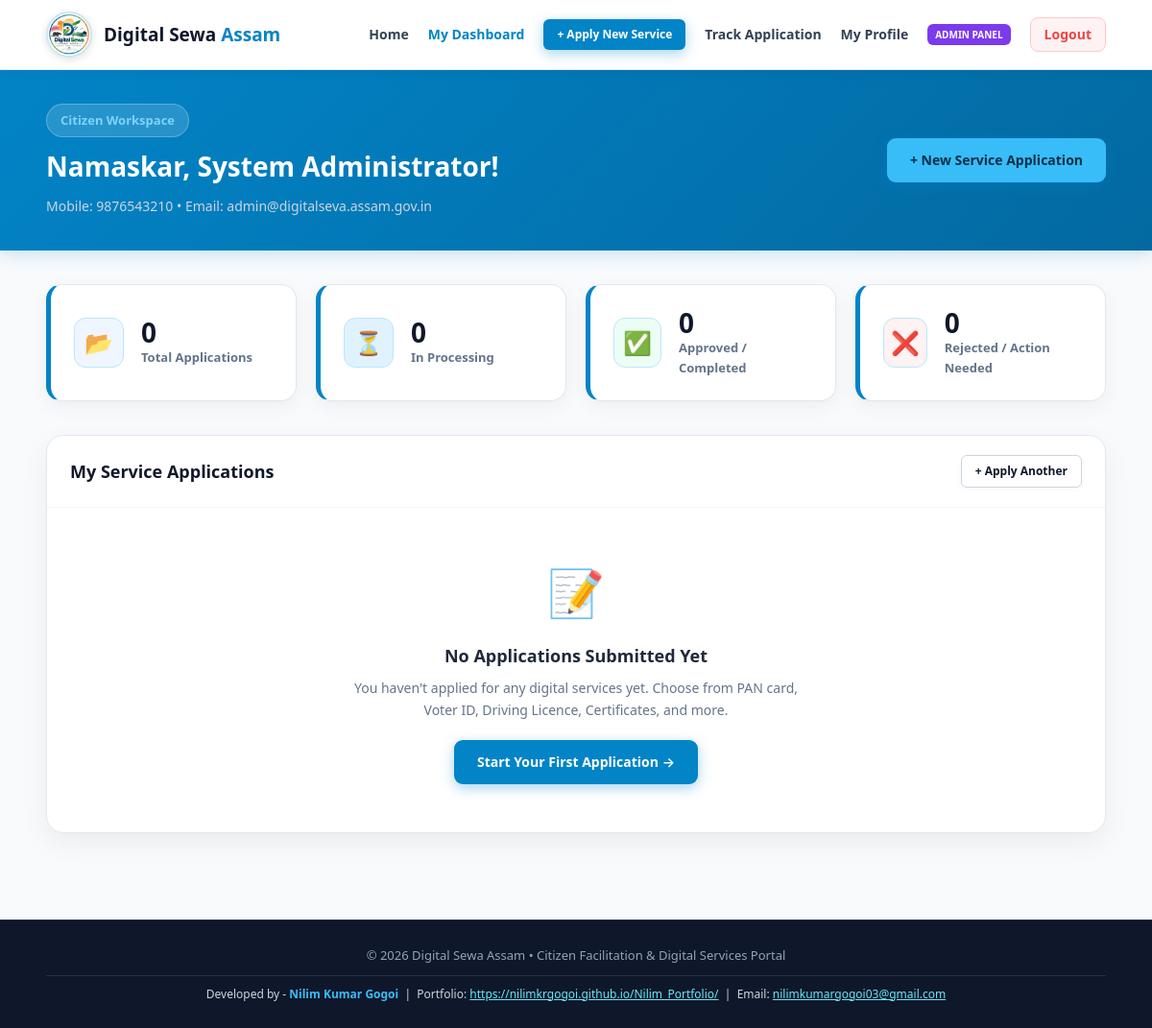
/dashboard.php (signed in), run on the app's committed database.
### tables this page shows
CREATE TABLE `users` (
  `id` INT(11) NOT NULL AUTO_INCREMENT,
  `name` VARCHAR(150) NOT NULL,
  `mobile` VARCHAR(15) NOT NULL,
  `email` VARCHAR(150) DEFAULT NULL,
  `password` VARCHAR(255) NOT NULL,
  `role` ENUM('user','admin') DEFAULT 'user',
  `status` ENUM('active','blocked') DEFAULT 'active',
  `created_at` TIMESTAMP NOT NULL DEFAULT CURRENT_TIMESTAMP,
  PRIMARY KEY (`id`),
  UNIQUE KEY `mobile` (`mobile`)
);

### dashboard.php (the view, shortened to what this page needs)
<?php
require_once __DIR__ . '/config/database.php';
$user = get_current_user_data($pdo);
$userId = $_SESSION['user_id'];
$statsQuery = $pdo->prepare("
    SELECT
        COUNT(*) as total,
        SUM(CASE WHEN status = 'submitted' THEN 1 ELSE 0 END) as submitted_count,
        SUM(CASE WHEN status = 'under_review' THEN 1 ELSE 0 END) as review_count,
        SUM(CASE WHEN status IN ('approved', 'completed') THEN 1 ELSE 0 END) as approved_count,
        SUM(CASE WHEN status = 'rejected' THEN 1 ELSE 0 END) as rejected_count
    FROM applications
    WHERE user_id = ?
");
$statsQuery->execute([$userId]);
$stats = $statsQuery->fetch();
$appQuery = $pdo->prepare("
    SELECT a.*, s.service_name, s.fee,
           (SELECT COUNT(*) FROM application_documents WHERE application_id = a.id) as doc_count
    FROM applications a
    JOIN services s ON a.service_id = s.id
    WHERE a.user_id = ?
    ORDER BY a.created_at DESC
");
$appQuery->execute([$userId]);
$applications = $appQuery->fetchAll();
?>
<!DOCTYPE html>
<html lang="en">
<head>
    <link rel="stylesheet" href="assets/css/style.css">
</head>
<body>
<header class="header">
    <div class="container nav">
        <?= logo_html('index.php') ?>
        <nav id="navbar">
            <a href="index.php">Home</a>
            <a href="dashboard.php" style="color: var(--primary); font-weight: 700;">My Dashboard</a>
            <a href="apply.php" class="btn primary sm">+ Apply New Service</a>
            <a href="track.php">Track Application</a>
            <a href="profile.php">My Profile</a>
            <?php if (is_admin()): ?>
                <a href="admin/dashboard.php" class="admin-badge">Admin Panel</a>
            <?php endif; ?>
            <a href="logout.php" class="logout-btn">Logout</a>
        </nav>
    </div>
</header>
<div class="dashboard-header">
    <div class="container">
        <div class="dashboard-nav-strip">
            <div>
                <span class="badge" style="background: rgba(255,255,255,0.15); border-color: rgba(255,255,255,0.25); color: #7dd3fc;">
                    Citizen Workspace
                </span>
                <h1 style="font-size: 28px; font-weight: 800; margin: 8px 0;">
                    Namaskar, <?= htmlspecialchars($user['name'] ?? 'Citizen') ?>!
                </h1>
                <p style="color: #cbd5e1; font-size: 14px;">
                    Mobile: <?= htmlspecialchars($user['mobile'] ?? '') ?> • Email: <?= htmlspecialchars($user['email'] ?? 'Not set') ?>
                </p>
            </div>
            <div>
                <a href="apply.php" class="btn primary" style="background: #38bdf8; color: #082f49 !important; font-weight: 700;">
                    + New Service Application
                </a>
            </div>
        </div>
    </div>
</div>
<div class="container" style="padding-bottom: 60px;">
    <div class="stats-grid">
        <div class="stat-card">
            <div class="stat-icon" style="background: #eff6ff; color: #2563eb;">📂</div>
            <div>
                <div class="stat-val"><?= (int)($stats['total'] ?? 0) ?></div>
                <div class="stat-label">Total Applications</div>
            </div>
        </div>
        <div class="stat-card">
            <div class="stat-icon" style="background: #e0f2fe; color: #0284c7;">⏳</div>
            <div>
                <div class="stat-val"><?= (int)($stats['review_count'] ?? 0) + (int)($stats['submitted_count'] ?? 0) ?></div>
                <div class="stat-label">In Processing</div>
            </div>
        </div>
        <div class="stat-card">
            <div class="stat-icon" style="background: #ecfdf5; color: #16a34a;">✅</div>
            <div>
                <div class="stat-val"><?= (int)($stats['approved_count'] ?? 0) ?></div>
                <div class="stat-label">Approved / Completed</div>
            </div>
        </div>
        <div class="stat-card">
            <div class="stat-icon" style="background: #fef2f2; color: #dc2626;">❌</div>
            <div>
                <div class="stat-val"><?= (int)($stats['rejected_count'] ?? 0) ?></div>
                <div class="stat-label">Rejected / Action Needed</div>
            </div>
        </div>
    </div>
    <div class="content-card">
        <div class="card-title-bar">
            <h3>My Service Applications</h3>
            <a href="apply.php" class="btn secondary sm">+ Apply Another</a>
        </div>
        <?php if (empty($applications)): ?>
            <div style="padding: 50px 20px; text-align: center; color: #64748b;">
                <div style="font-size: 48px; margin-bottom: 14px;">📝</div>
                <h4 style="font-size: 18px; color: #1e293b; margin-bottom: 8px;">No Applications Submitted Yet</h4>
                <p style="font-size: 14px; max-width: 480px; margin: 0 auto 20px;">
                    You haven't applied for any digital services yet. Choose from PAN card, Voter ID, Driving Licence, Certificates, and more.
                </p>
                <a href="apply.php" class="btn primary">Start Your First Application →</a>
            </div>
        <?php endif; ?>
    </div>
</div>
<?= portal_footer_html() ?>
</body>
</html>

### assets/css/style.css (style rules this page uses)
* { box-sizing: border-box; margin: 0; padding: 0; }
:root { --primary: #0284c7; --primary-hover: #0369a1; --primary-light: #e0f2fe; --secondary: #0f172a; --dark: #0f172a; --dark-bg: #f8fafc; --card-dark: #ffffff; --card-border: #e2e8f0; --light-bg: #f8fafc; --card-bg: #ffffff; --text-main: #0f172a; --text-muted: #64748b; --border-color: #e2e8f0; --success: #16a34a; --warning: #f59e0b; --danger: #ef4444; --info: #0284c7; --radius: 12px; --shadow: 0 10px 25px -5px rgba(2, 132, 199, 0.08), 0 8px 10px -6px rgba(0, 0, 0, 0.04); --shadow-highlight: 0 12px 30px -5px rgba(2, 132, 199, 0.16), 0 4px 6px -2px rgba(0, 0, 0, 0.05); }
html { scroll-behavior: smooth; }
body { font-family: 'Segoe UI', system-ui, -apple-system, BlinkMacSystemFont, Roboto, Helvetica, Arial, sans-serif; color: var(--text-main); background: #f8fafc; line-height: 1.6; min-height: 100vh; display: flex; flex-direction: column; }
a { text-decoration: none; color: inherit; transition: all 0.2s ease; }
.container { width: 92%; max-width: 1180px; margin: auto; }
.header { position: sticky; top: 0; z-index: 1000; background: rgba(255, 255, 255, 0.96); backdrop-filter: blur(12px); border-bottom: 1px solid #e2e8f0; box-shadow: 0 2px 14px rgba(0, 0, 0, 0.05); }
.nav { min-height: 72px; display: flex; align-items: center; justify-content: space-between; }
nav { display: flex; align-items: center; gap: 20px; font-size: 14px; font-weight: 600; }
nav a { color: #334155; }
.logout-btn { color: #ef4444 !important; font-weight: 700; border: 1px solid #fecaca; padding: 6px 14px; border-radius: 8px; background: #fef2f2; }
.badge { display: inline-flex; align-items: center; gap: 6px; background: #e0f2fe; color: #0369a1; font-size: 13px; font-weight: 700; padding: 6px 14px; border-radius: 20px; border: 1px solid #bae6fd; }
.btn { display: inline-flex; align-items: center; justify-content: center; gap: 8px; border: none; cursor: pointer; font-weight: 600; padding: 12px 24px; border-radius: 9px; font-size: 14px; transition: all 0.2s ease; text-align: center; }
.btn.primary { background: #0284c7; color: white !important; box-shadow: 0 4px 14px rgba(2, 132, 199, 0.35); }
.btn.secondary { background: #ffffff; color: #0f172a !important; border: 1px solid #cbd5e1; box-shadow: 0 2px 6px rgba(0,0,0,0.04); }
.btn.sm { padding: 6px 14px; font-size: 12px; border-radius: 6px; }
.dashboard-header { background: linear-gradient(135deg, #0284c7 0%, #0369a1 100%); color: white; padding: 35px 0; margin-bottom: 35px; box-shadow: 0 4px 16px rgba(2, 132, 199, 0.2); }
.dashboard-nav-strip { display: flex; justify-content: space-between; align-items: center; flex-wrap: wrap; gap: 16px; }
.stats-grid { display: grid; grid-template-columns: repeat(auto-fit, minmax(210px, 1fr)); gap: 20px; margin-bottom: 35px; }
.stat-card { background: #ffffff; padding: 24px; border-radius: 16px; border: 1px solid #e2e8f0; border-left: 5px solid #0284c7; box-shadow: 0 6px 20px rgba(0, 0, 0, 0.05); display: flex; align-items: center; gap: 18px; transition: transform 0.2s ease; }
.stat-icon { width: 52px; height: 52px; border-radius: 12px; display: grid; place-items: center; font-size: 24px; background: #f0f9ff; border: 1px solid #bae6fd; }
.stat-val { font-size: 28px; font-weight: 800; color: #0f172a; line-height: 1.1; }
.stat-label { font-size: 13px; color: var(--text-muted); font-weight: 600; }
.content-card { background: #ffffff; border-radius: 18px; border: 1px solid #e2e8f0; box-shadow: 0 10px 30px rgba(0, 0, 0, 0.06); overflow: hidden; margin-bottom: 30px; color: #0f172a; }
.card-title-bar { padding: 20px 24px; border-bottom: 1px solid #f1f5f9; display: flex; justify-content: space-between; align-items: center; flex-wrap: wrap; gap: 12px; }
.card-title-bar h3 { font-size: 18px; font-weight: 800; color: #0f172a; }
.admin-badge { background: #7c3aed; color: white; font-size: 10px; font-weight: 800; padding: 3px 8px; border-radius: 6px; text-transform: uppercase; }

### data on the page
users: name "System Administrator", mobile "9876543210", email "admin@digitalseva.assam.gov.in"

### other printed values
$stats['total'] "0"
$stats['approved_count'] "0"
$stats['rejected_count'] "0"
$subTitle "Citizen Facilitation & Digital Services Portal"
